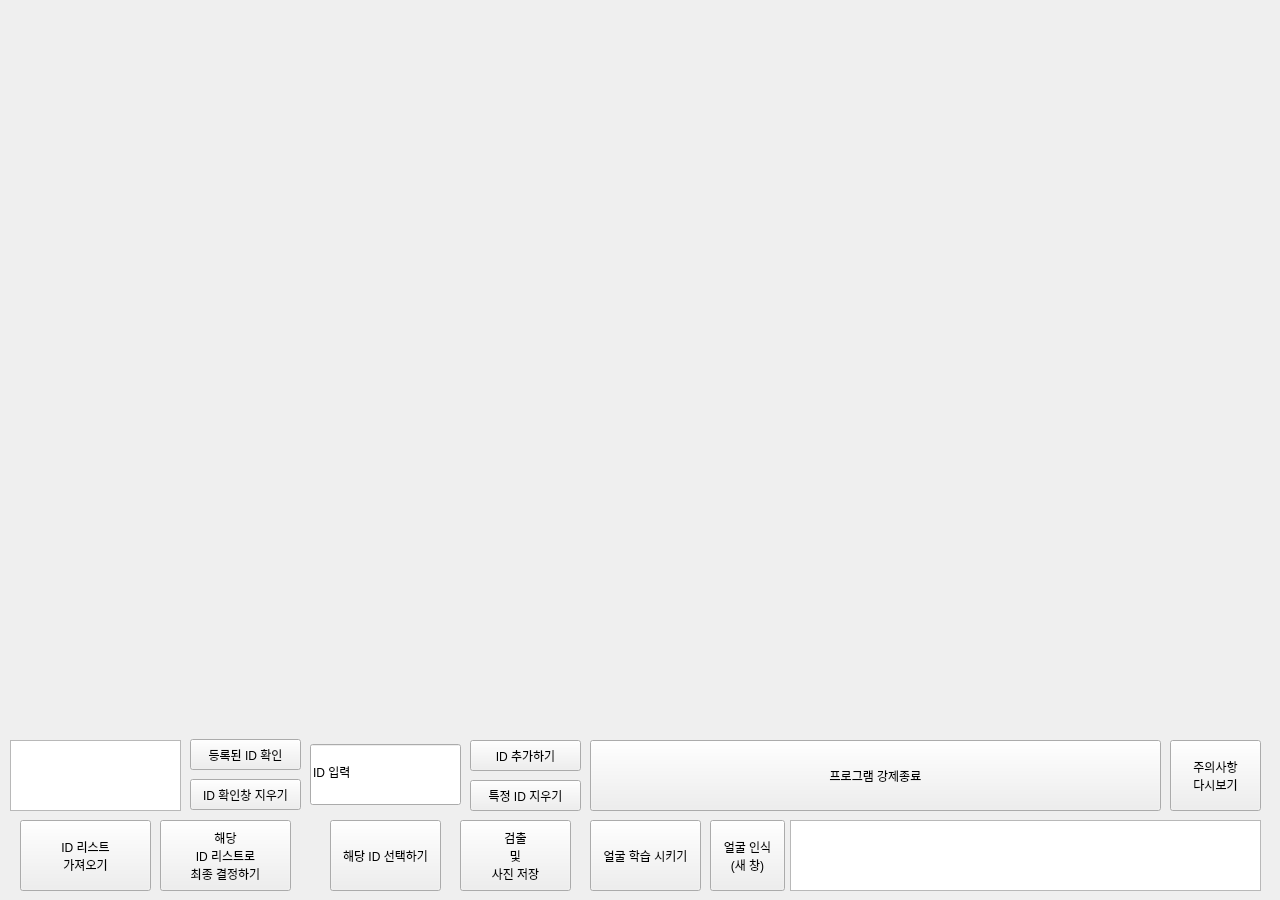
<?xml version="1.0" encoding="UTF-8"?>
<ui version="4.0">
 <class>DetectionAndSave</class>
 <widget class="QMainWindow" name="DetectionAndSave">
  <property name="geometry">
   <rect>
    <x>0</x>
    <y>0</y>
    <width>1280</width>
    <height>900</height>
   </rect>
  </property>
  <property name="minimumSize">
   <size>
    <width>1280</width>
    <height>900</height>
   </size>
  </property>
  <property name="maximumSize">
   <size>
    <width>1280</width>
    <height>900</height>
   </size>
  </property>
  <property name="windowTitle">
   <string>MainWindow</string>
  </property>
  <widget class="QWidget" name="centralwidget">
   <widget class="QLabel" name="FeedLabel">
    <property name="geometry">
     <rect>
      <x>9</x>
      <y>9</y>
      <width>1280</width>
      <height>720</height>
     </rect>
    </property>
    <property name="minimumSize">
     <size>
      <width>1280</width>
      <height>720</height>
     </size>
    </property>
    <property name="maximumSize">
     <size>
      <width>1280</width>
      <height>720</height>
     </size>
    </property>
    <property name="text">
     <string/>
    </property>
   </widget>
   <widget class="QLineEdit" name="Person_ID">
    <property name="geometry">
     <rect>
      <x>310</x>
      <y>744</y>
      <width>151</width>
      <height>61</height>
     </rect>
    </property>
    <property name="text">
     <string>ID 입력</string>
    </property>
   </widget>
   <widget class="QPushButton" name="capture">
    <property name="geometry">
     <rect>
      <x>460</x>
      <y>820</y>
      <width>111</width>
      <height>71</height>
     </rect>
    </property>
    <property name="text">
     <string>검출
및
사진 저장</string>
    </property>
   </widget>
   <widget class="QPushButton" name="dataset">
    <property name="geometry">
     <rect>
      <x>590</x>
      <y>820</y>
      <width>111</width>
      <height>71</height>
     </rect>
    </property>
    <property name="text">
     <string>얼굴 학습 시키기</string>
    </property>
   </widget>
   <widget class="QPushButton" name="confirm_ID">
    <property name="geometry">
     <rect>
      <x>470</x>
      <y>740</y>
      <width>111</width>
      <height>31</height>
     </rect>
    </property>
    <property name="text">
     <string>ID 추가하기</string>
    </property>
   </widget>
   <widget class="QPushButton" name="delete_ID">
    <property name="geometry">
     <rect>
      <x>470</x>
      <y>780</y>
      <width>111</width>
      <height>31</height>
     </rect>
    </property>
    <property name="text">
     <string>특정 ID 지우기</string>
    </property>
   </widget>
   <widget class="QPushButton" name="FORCED_EXIT">
    <property name="geometry">
     <rect>
      <x>590</x>
      <y>740</y>
      <width>571</width>
      <height>71</height>
     </rect>
    </property>
    <property name="text">
     <string>프로그램 강제종료</string>
    </property>
   </widget>
   <widget class="QTextBrowser" name="textBrowser">
    <property name="geometry">
     <rect>
      <x>790</x>
      <y>820</y>
      <width>471</width>
      <height>71</height>
     </rect>
    </property>
   </widget>
   <widget class="QPushButton" name="FaceRecogStart">
    <property name="geometry">
     <rect>
      <x>710</x>
      <y>820</y>
      <width>75</width>
      <height>71</height>
     </rect>
    </property>
    <property name="text">
     <string>얼굴 인식
(새 창)</string>
    </property>
   </widget>
   <widget class="QPushButton" name="CHECK">
    <property name="geometry">
     <rect>
      <x>1170</x>
      <y>740</y>
      <width>91</width>
      <height>71</height>
     </rect>
    </property>
    <property name="text">
     <string>주의사항
다시보기</string>
    </property>
   </widget>
   <widget class="QPushButton" name="select_ID">
    <property name="geometry">
     <rect>
      <x>330</x>
      <y>820</y>
      <width>111</width>
      <height>71</height>
     </rect>
    </property>
    <property name="text">
     <string>해당 ID 선택하기</string>
    </property>
   </widget>
   <widget class="QPushButton" name="Import_ID_List">
    <property name="geometry">
     <rect>
      <x>160</x>
      <y>820</y>
      <width>131</width>
      <height>71</height>
     </rect>
    </property>
    <property name="text">
     <string>해당
ID 리스트로
최종 결정하기</string>
    </property>
   </widget>
   <widget class="QPushButton" name="reg_ID_List">
    <property name="geometry">
     <rect>
      <x>190</x>
      <y>739</y>
      <width>111</width>
      <height>31</height>
     </rect>
    </property>
    <property name="text">
     <string>등록된 ID 확인</string>
    </property>
   </widget>
   <widget class="QPushButton" name="clear_ID_List">
    <property name="geometry">
     <rect>
      <x>190</x>
      <y>779</y>
      <width>111</width>
      <height>31</height>
     </rect>
    </property>
    <property name="text">
     <string>ID 확인창 지우기</string>
    </property>
   </widget>
   <widget class="QTextBrowser" name="ID_List">
    <property name="geometry">
     <rect>
      <x>10</x>
      <y>740</y>
      <width>171</width>
      <height>71</height>
     </rect>
    </property>
   </widget>
   <widget class="QPushButton" name="get_ID_List">
    <property name="geometry">
     <rect>
      <x>20</x>
      <y>820</y>
      <width>131</width>
      <height>71</height>
     </rect>
    </property>
    <property name="text">
     <string>ID 리스트
가져오기</string>
    </property>
   </widget>
  </widget>
 </widget>
 <resources/>
 <connections>
  <connection>
   <sender>FaceRecogStart</sender>
   <signal>clicked()</signal>
   <receiver>DetectionAndSave</receiver>
   <slot>main_to_second()</slot>
   <hints>
    <hint type="sourcelabel">
     <x>759</x>
     <y>832</y>
    </hint>
    <hint type="destinationlabel">
     <x>819</x>
     <y>730</y>
    </hint>
   </hints>
  </connection>
 </connections>
 <slots>
  <slot>Rstart()</slot>
  <slot>main_to_second()</slot>
 </slots>
</ui>
